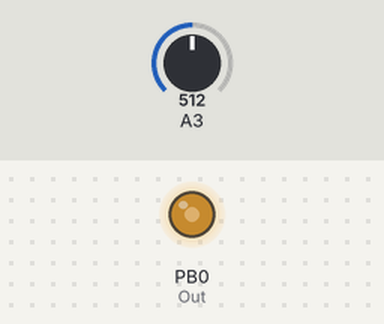
Bench run of a sketch on a simulated ATtiny85, built with avr-gcc and run on an emulated ATtiny85. On the bench: output pins drawn as LEDs (lit = HIGH). Inputs (shaded band) come from the test bench; at power-on: A3 = 512.

Above: at 1.2 s.
1.3 s: A3 set to 716
At 2.2 s:
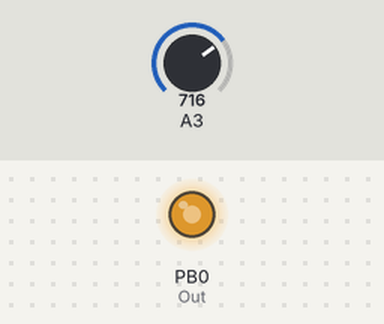
2.8 s: A3 set to 900
At 3.4 s:
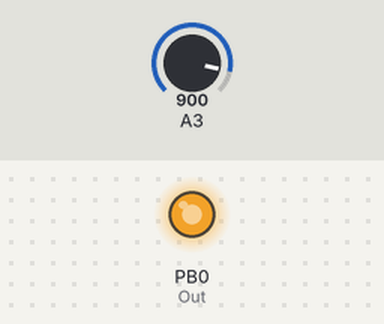
4.3 s: A3 set to 122
At 5.5 s:
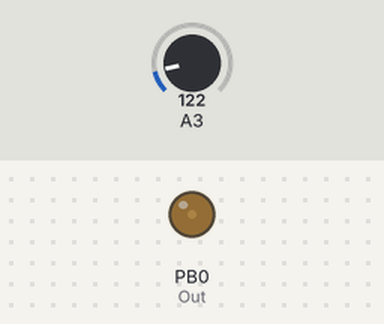
5.8 s: A3 set to 0
At 6.9 s:
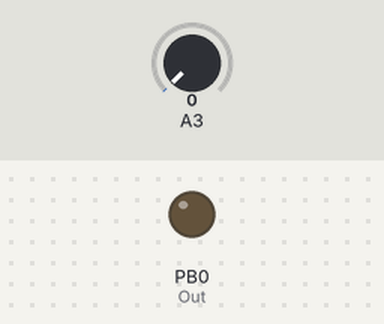
Timing chart, 0 to 8.3 s (numbered marks = the images above; inputs shaded):
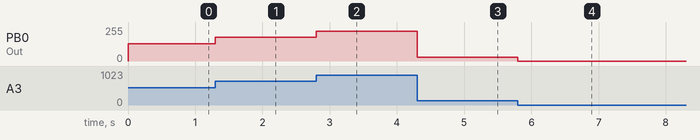

Measured:
- after the input at 1.3 s, PB0 (Out): 128/255 → 179/255 at once
- after the input at 2.8 s, PB0 (Out): 179/255 → 225/255 at once
- after the input at 4.3 s, PB0 (Out): 225/255 → 30/255 at once
- after the input at 5.8 s, PB0 (Out): 30/255 → 0/255 at once

The sketch:

ATtinyFeedback.ino
```cpp
/*
TITLE("TeamNACHO USB Power Supply");
SUBTITLE("Design Review ATtiny Code");
BY("Adam S. Hastings && Nicholas P. Clark");
DATE("17 December 2015");

This code is IMPLEMENTED on an ATtiny thats on the secondary
side of the circuit. The microcontroller analogReads the
output voltage of the cirucit. It uses this value to set
the duty cycle of a PWM signal. This signal is then
transmitted through hardware to the main microcontroller.

ATtiny85 PinOut
      Reset |1   o   8| VCC+
AI3/DO-Pin3 |2       7| AI1-Pin2
AI2/DO-Pin4 |3       6| PWM-Pin1
        GND |4       5| PWM-Pin0
*/
int Out = 0;
int FBack = 3;
void setup() {
  //Have analog fxn reference VCC
  analogReference(DEFAULT);
  pinMode(Out, OUTPUT);
  //pinMode(FBack, INPUT);
}
void loop() {
  int value = analogRead(FBack);
  int duty = value/4;
  analogWrite(Out,duty);
}
```
